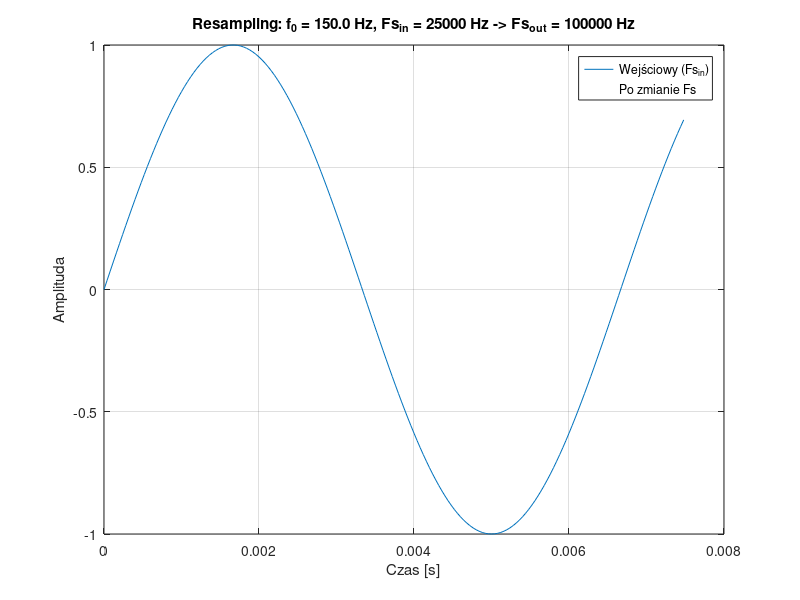

The MATLAB script that drew this image:
%% resample_sine_script.m
% Parametry wejściowe
f0      = 150;        % [Hz] częstotliwość sinusa
Fs_in   = 25000;      % [Hz] oryginalna cz. próbkowania
Fs_out  = 100000;      % [Hz] docelowa cz. próbkowania
dur     = 0.0075;        % [s] czas trwania
A       = 1.0;        % amplituda
phi     = 0;          % [rad] faza początkowa

% --- Generacja sygnału wejściowego ---
t_in = (0:1/Fs_in:dur).';
x_in = A * sin(2*pi*f0*t_in + phi);

% --- Resampling / Interpolacja do Fs_out ---
if exist('resample','file') == 2
    % Wersja z filtracją (lepsza przy downsamplingu)
    [p,q] = rat(Fs_out/Fs_in, 1e-12);   % przybliżenie ułamkiem wymiernym
    x_out = resample(x_in, p, q);       % filtracja + zmiana Fs
    t_out = (0:numel(x_out)-1).' / Fs_out;
else
    % Fallback: czysta interpolacja czasowa (bez antyaliasingu)
    t_out = (0:1/Fs_out:dur).';
    % "spline" = gładko, "linear" = szybciej
    x_out = interp1(t_in, x_in, t_out, 'linear');
end

% --- Ostrzeżenie o aliasingu (gdy Fs_out za małe) ---
if f0 >= 0.5*Fs_out
    warning('Uwaga: f0 = %.1f Hz >= Fs_out/2 = %.1f Hz. Nastąpi aliasing.', f0, Fs_out/2);
end

% --- Porównanie z "idealnym" sinusem w nowej siatce ---
x_ref = A * sin(2*pi*f0*t_out + phi);
rmse  = sqrt(mean((x_out - x_ref).^2));
fprintf('RMSE względem idealnego sinusa w nowej siatce: %.3e\n', rmse);

% --- Podgląd ---
figure;
plot(t_in, x_in, 'DisplayName','Wejściowy (Fs_{in})'); hold on; grid on;
%stem(t_out, x_out, 'Marker','.', 'DisplayName','Po zmianie Fs','LineStyle','none');
plot(t_out, x_out, 'DisplayName','Po zmianie Fs','LineStyle','none');
xlabel('Czas [s]'); ylabel('Amplituda'); legend('Location','best');
title(sprintf('Resampling: f_0 = %.1f Hz, Fs_{in} = %d Hz -> Fs_{out} = %d Hz', f0, Fs_in, Fs_out));

% (opcjonalnie) zapis do WAV:
% audiowrite('sin_resampled.wav', x_out, Fs_out);
